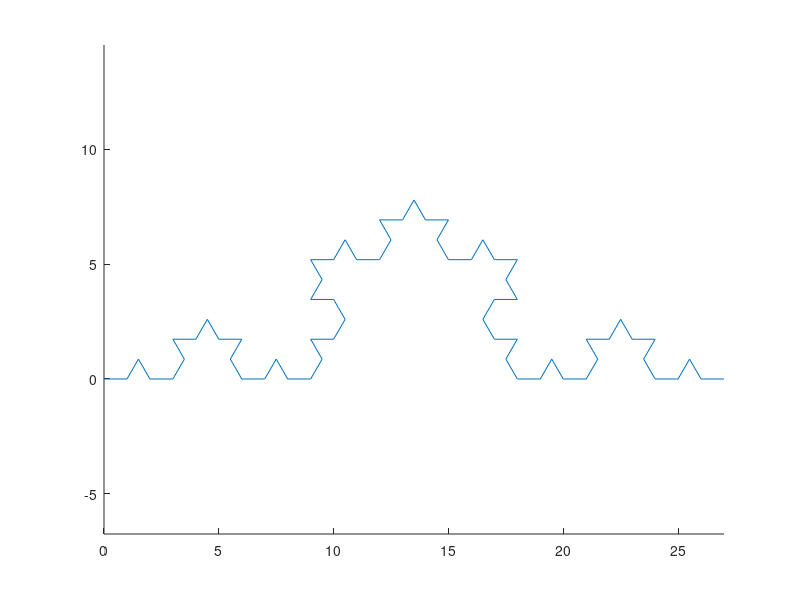

The MATLAB script that drew this image:

clear all

k = 3; % alegem numarul de pasi pentru iteratie
q = [0, pi/3, -pi/3, 0];
n = 4^k;

W2 = zeros (k, n);
W2(1, :) = reshape (repmat (q, 1, 4^(k-1)), n, 1);

for i = 2 : k
    W2 (i,:) = reshape (repmat (q, 4^(i-1), 4^(k-i)), n, 1);
end

W = sum (W2);

x0 = 0;
y0 = 0;

x = [x0];
y = [y0];

for i = 1 : length(W)
    
    theta = W(i);
    x (i+1)=  x(i) + cos(theta);
    y (i+1) = y(i) + sin(theta);
    
end

line (x,y)
axis equal